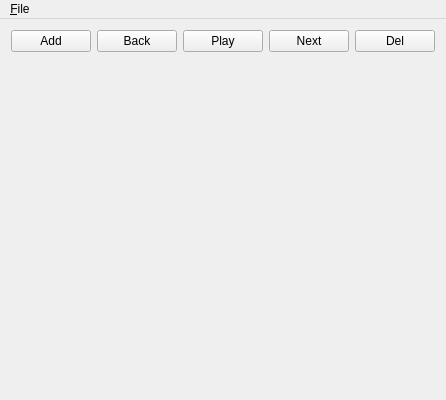
<?xml version="1.0" encoding="UTF-8"?>
<ui version="4.0">
 <class>MyPlayerClass</class>
 <widget class="QMainWindow" name="MyPlayerClass">
  <property name="geometry">
   <rect>
    <x>0</x>
    <y>0</y>
    <width>422</width>
    <height>400</height>
   </rect>
  </property>
  <property name="windowTitle">
   <string>MyPlayer</string>
  </property>
  <widget class="QWidget" name="centralWidget">
   <layout class="QGridLayout" name="gridLayout">
    <item row="0" column="0">
     <widget class="QPushButton" name="pushButtonAdd">
      <property name="text">
       <string>Add</string>
      </property>
     </widget>
    </item>
    <item row="0" column="1">
     <widget class="QPushButton" name="pushButtonBack">
      <property name="text">
       <string>Back</string>
      </property>
     </widget>
    </item>
    <item row="0" column="2">
     <widget class="QPushButton" name="pushButtonPlay">
      <property name="text">
       <string>Play</string>
      </property>
     </widget>
    </item>
    <item row="0" column="3">
     <widget class="QPushButton" name="pushButtonNext">
      <property name="text">
       <string>Next</string>
      </property>
     </widget>
    </item>
    <item row="0" column="4">
     <widget class="QPushButton" name="pushButtonDel">
      <property name="text">
       <string>Del</string>
      </property>
     </widget>
    </item>
    <item row="1" column="0" colspan="5">
     <widget class="QWidget" name="widget" native="true"/>
    </item>
   </layout>
  </widget>
  <widget class="QMenuBar" name="menuBar">
   <property name="geometry">
    <rect>
     <x>0</x>
     <y>0</y>
     <width>422</width>
     <height>20</height>
    </rect>
   </property>
   <widget class="QMenu" name="menu_File">
    <property name="title">
     <string>&amp;File</string>
    </property>
    <addaction name="actionExit"/>
   </widget>
   <addaction name="menu_File"/>
  </widget>
  <action name="actionExit">
   <property name="text">
    <string>E&amp;xit</string>
   </property>
  </action>
 </widget>
 <layoutdefault spacing="6" margin="11"/>
 <resources>
  <include location="myplayer.qrc"/>
 </resources>
 <connections>
  <connection>
   <sender>actionExit</sender>
   <signal>triggered()</signal>
   <receiver>MyPlayerClass</receiver>
   <slot>close()</slot>
   <hints>
    <hint type="sourcelabel">
     <x>-1</x>
     <y>-1</y>
    </hint>
    <hint type="destinationlabel">
     <x>20</x>
     <y>20</y>
    </hint>
   </hints>
  </connection>
 </connections>
</ui>
